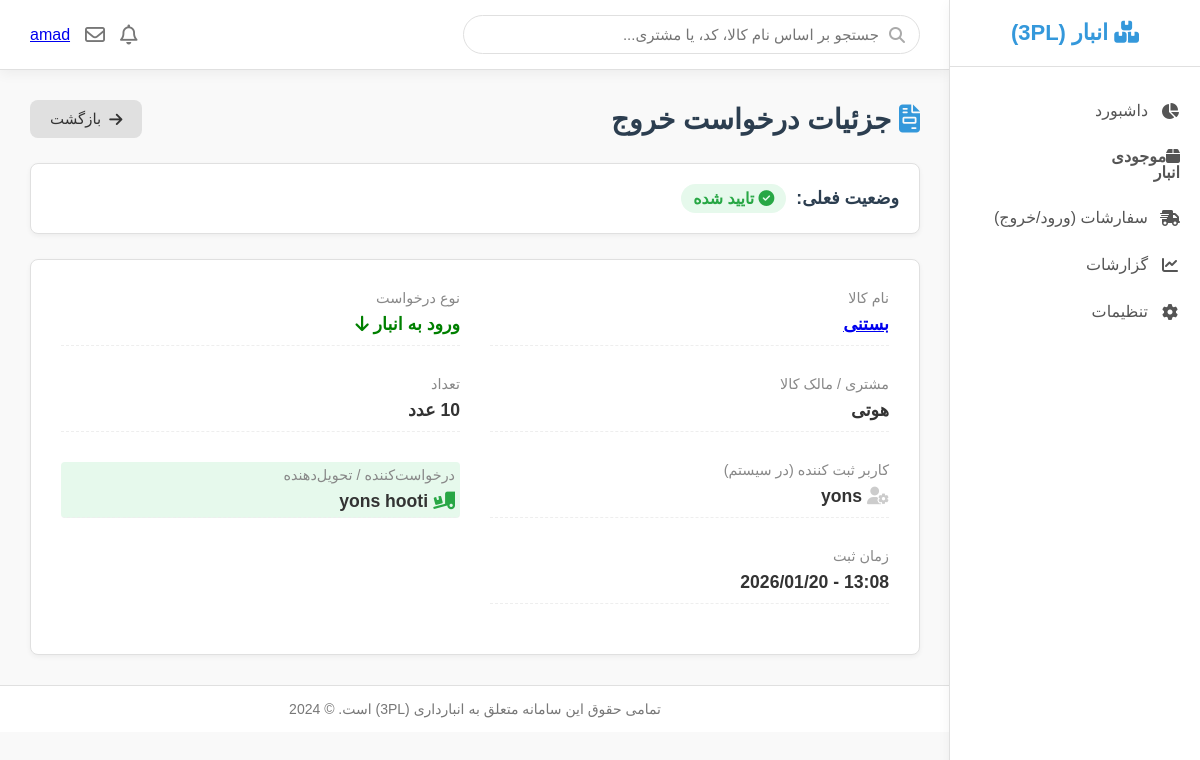
The app's page /entry_exit/detail_entry_exit/3/ (signed in) with its own data.
### account/models.py (models this page shows, shortened)
class User(AbstractBaseUser, PermissionsMixin):
    username = models.CharField(unique=True, max_length=255)
    first_name = models.CharField(max_length=255, null=True, blank=True)
    last_name = models.CharField(max_length=255, null=True, blank=True)
    phon = models.CharField(max_length=11)
    email = models.EmailField(unique=True)
    address = models.CharField(max_length=120, null=True, blank=True)
    supplier_user = models.ForeignKey(Supplier, on_delete=models.CASCADE,null=True,blank=True,related_name='supplier_user')
    is_active = models.BooleanField(default=True)
    is_staff = models.BooleanField(default=False)
    is_superuser = models.BooleanField(default=False)
    created_at = models.DateTimeField(auto_now_add=True)
    updated_at = models.DateTimeField(auto_now=True)
    objects = UserManager()
    USERNAME_FIELD = 'username'
    REQUIRED_FIELDS = [ 'phon', 'email']
    class Meta:
        ordering = ['-created_at']
        indexes = [
            models.Index(fields=['-created_at']),
        ]

### entry_exit/models.py (models this page shows, shortened)
class EntryExit(models.Model):
    good = models.ForeignKey(Goods, on_delete=models.CASCADE, related_name='entry_exit_good', verbose_name='کالا')
    supplier_good = models.ForeignKey(Supplier, on_delete=models.CASCADE, related_name='entry_exit_supplier',
                                      verbose_name='تامین کننده')
    good_supplier = models.ForeignKey(GoodSupplier, on_delete=models.CASCADE, related_name='entry_exit_good_supplier',
                                      verbose_name='کالاهای مشتری',null=True,blank=True)
    applicant_person = models.CharField(verbose_name='شخص درخواست دهنده')
    type_of_operation = models.CharField(verbose_name='نوع')
    number = models.PositiveIntegerField(default=1, verbose_name='تعداد')
    registering_user = models.ForeignKey(User, on_delete=models.CASCADE, related_name='entry_exit_user',
                                         verbose_name='کاربر ثبت کننده')
    is_active = models.BooleanField(default=False, verbose_name='تایید ورود به انبار')
    created_at = models.DateTimeField(auto_now_add=True, verbose_name='زمان ثبت')
    class Mate:
        ordering = ('-created_at',)
        indexes = [models.Index(fields=['-created_at'])]
        verbose_name = 'ورود و خروج'
        verbose_name_plural = 'ورود و خروج ها'

### goods/models.py (models this page shows, shortened)
class Goods(models.Model):
    category = models.ForeignKey(Category, on_delete=models.CASCADE, related_name='goods_category',
                                 verbose_name='دسته بندی')
    name = models.CharField(max_length=100, verbose_name='اسم')
    minimum_stock = models.PositiveIntegerField(default=10, verbose_name="حداقل موجودی برای هشدار")
    slug = models.SlugField(max_length=100, unique=True)
    amount = models.PositiveIntegerField(default=0, verbose_name='تعداد')
    good_code = models.CharField(max_length=10, blank=True, null=True, unique=True, verbose_name='کد کالا (نوشته نشود)')
    created_at = models.DateTimeField(auto_now_add=True)
    updated_at = models.DateTimeField(auto_now=True)
    class Meta:
        ordering = ['name']
        verbose_name = 'کالا'
        verbose_name_plural = 'کالاها'

### supplier/models.py (models this page shows, shortened)
class Supplier(models.Model):
    company_name = models.CharField(max_length=100, verbose_name='اسم برند یا شرکت')
    contact_person = models.CharField(max_length=100, verbose_name='اسم شخص مسيول یا نماینده')
    phone_number = models.CharField(max_length=11, verbose_name='شماره تلفن')
    email = models.EmailField()
    address = models.CharField(max_length=100, verbose_name='ادرس')
    website = models.URLField(blank=True, null=True, verbose_name='آدرس وبسایت(اختیاری)')
    national_id = models.CharField(max_length=100, verbose_name='شناسه ملی یا کد اقتصادی (برای ثبت رسمی)')
    created_at = models.DateTimeField(auto_now_add=True, verbose_name='زمان ثبت در سیستم')
    is_active = models.BooleanField(default=False, verbose_name='وضعیت فعال یا غیر فعال بود تامین کننده')
    class Meta:
        ordering = ('-created_at',)
        verbose_name = 'تامین کننده'
        verbose_name_plural = 'تامین کننده ها'

### entry_exit/views.py (the view)
# urls.py: path('detail_entry_exit/<int:entry_id>/',views.detail_entry_exit,name='detail_entry_exit'),
@login_required
def detail_entry_exit(request, entry_id):
    entry_exit = get_object_or_404(EntryExit, id=entry_id)
    return render(request, 'entry_exit/detail_entry_exit.html', {'entry_exit': entry_exit})

### entry_exit/template/entry_exit/detail_entry_exit.html (shortened to what this page needs)
{% extends 'parent/base.html' %}
{% load static %}
{% block content %}
<div class="detail-page-container">
    <div class="page-header">
        <h1>
            <i class="fa-solid fa-file-invoice" style="color: var(--primary-color);"></i>
            جزئیات درخواست {% if tx.type_of_operation == 'entry' %}ورود{% else %}خروج{% endif %}
        </h1>
        <div class="header-actions">
            <a href="{% url 'entry_exit:list_entry_exit' %}" class="app-btn"
               style="background-color: #e0e0e0; color: #333;">
                <i class="fa-solid fa-arrow-right"></i> بازگشت
            </a>
        </div>
    </div>
    <div class="status-card">
        <div class="status-text">
            <span>وضعیت فعلی:</span>
            {% if entry_exit.is_active %}
            <span style="color: #28a745; background: #e6f9ec; padding: 5px 12px; border-radius: 20px; font-size: 0.9em;">
                    <i class="fa-solid fa-check-circle"></i> تایید شده
                </span>
            {% else %}
            <span style="color: #dc3545; background: #fde8e8; padding: 5px 12px; border-radius: 20px; font-size: 0.9em;">
                    <i class="fa-solid fa-clock"></i> در انتظار تایید
                </span>
            {% endif %}
        </div>
    </div>
    <div class="details-box">
        <div class="info-grid">
            <div class="info-row">
                <span class="info-label">نام کالا</span>
                <span class="info-value">
                    <a href="{% url 'goods:detail_good' entry_exit.good.id %}">{{ entry_exit.good.name }}</a>
                </span>
            </div>
            <div class="info-row">
                <span class="info-label">نوع درخواست</span>
                <span class="info-value">
                    {% if entry_exit.type_of_operation == 'entry' %}
                        <span style="color: green;">ورود به انبار <i class="fa-solid fa-arrow-down"></i></span>
                    {% else %}
                        <span style="color: red;">خروج از انبار <i class="fa-solid fa-arrow-up"></i></span>
                    {% endif %}
                </span>
            </div>
            <div class="info-row">
                <span class="info-label">مشتری / مالک کالا</span>
                <span class="info-value">{{ entry_exit.supplier_good.company_name }}</span>
            </div>
            <div class="info-row">
                <span class="info-label">تعداد</span>
                <span class="info-value">{{ entry_exit.number }} عدد</span>
            </div>
            <div class="info-row">
                <span class="info-label">کاربر ثبت کننده (در سیستم)</span>
                <span class="info-value">
                    <i class="fa-solid fa-user-gear" style="color: #ccc;"></i>
                    {{ entry_exit.registering_user.username }}
                </span>
            </div>
            {% if entry_exit.type_of_operation == 'exit' %}
            <div class="info-row" style="background-color: #fff9e6; border-radius: 4px; padding: 5px;">
                <span class="info-label">درخواست‌کننده / تحویل‌گیرنده</span>
                <span class="info-value">
                    <i class="fa-solid fa-person-walking-arrow-right" style="color: #f39c12;"></i>
                    {{ entry_exit.applicant_person|default:"نامشخص" }}
                </span>
            </div>
            {% else %}
            <div class="info-row" style="background-color: #e6f9ec; border-radius: 4px; padding: 5px;">
    <span class="info-label">درخواست‌کننده / تحویل‌دهنده</span>
    <span class="info-value">
        <i class="fa-solid fa-truck-ramp-box" style="color: #28a745;"></i>
        {{ entry_exit.applicant_person|default:"نامشخص" }}
    </span>
</div>
            {% endif %}
            <div class="info-row">
                <span class="info-label">زمان ثبت</span>
                <span class="info-value" style="direction: ltr; text-align: right;">
                    {{ entry_exit.created_at|date:"Y/m/d - H:i" }}
                </span>
            </div>
        </div>
    </div>
</div>
{% endblock %}

### goods/template/parent/base.html (shortened to what this page needs)
{% load static %}
<!DOCTYPE html>
<html lang="fa" dir="rtl">
<head>
    <link href="https://cdn.fontcdn.ir/Font/Persian/Vazir/Vazir.css" rel="stylesheet" type="text/css">
    <link rel="stylesheet" href="https://cdnjs.cloudflare.com/ajax/libs/font-awesome/6.5.1/css/all.min.css">
    {% load static %}
    <link rel="stylesheet" href="{% static 'css/base.css' %}">
</head>
<body>
    <aside class="app-sidebar">
        <div class="sidebar-header">
            <h2><i class="fa-solid fa-boxes-stacked"></i> انبار (3PL)</h2>
        </div>
        <nav class="sidebar-nav">
            <ul>
                <li><a href="{% url 'goods:dashboard_view' %}"><i class="fa-solid fa-chart-pie"></i> داشبورد</a></li>
                {% if user.supplier_user %}
                <li><a href="{% url 'goods:list_goods' %}" class="{% if request.resolver_match.url_name == 'list_goods' %}active{% endif %}"><i class="fa-solid fa-box">موجودی انبار</i> </a></li>
                {% endif %}
                <li><a href="{% url 'entry_exit:list_entry_exit' %}"><i class="fa-solid fa-truck-fast"></i> سفارشات (ورود/خروج)</a></li>
                <li><a href="#"><i class="fa-solid fa-chart-line"></i> گزارشات</a></li>
                <li><a href="#"><i class="fa-solid fa-gear"></i> تنظیمات</a></li>
            </ul>
        </nav>
    </aside>
    <div class="app-main-content">
        <header class="app-main-header">
            <div class="header-search-box">
                <i class="fa-solid fa-search"></i>
                <form method="get" action="{% url 'goods:search_goods' %}">
                    <input type="text" name="query" placeholder="جستجو بر اساس نام کالا، کد، یا مشتری...">
                </form>
            </div>
            <div class="header-user-profile">
                <i class="fa-regular fa-bell"></i>
                <i class="fa-regular fa-envelope"></i>
                <a href="{% url 'account:profile' %}" >{{user.username}}</a>
            </div>
        </header>
        <main class="page-content">
            {% block content %}{% endblock %}
        </main>
        <footer class="app-footer">
            تمامی حقوق این سامانه متعلق به انبارداری (3PL) است. &copy; 2024
        </footer>
    </div>
</body>
</html>

### goods/static/css/base.css (style rules this page uses)
:root { --primary-color: #3498db; --secondary-color: #2ecc71; --danger-color: #e74c3c; --warning-color: #f39c12; --light-color: #ecf0f1; --dark-color: #2c3e50; --bg-color: #f9f9f9; --sidebar-bg: #ffffff; --header-bg: #ffffff; --table-header-bg: #f1f3f5; --border-color: #e0e0e0; --shadow: 0 4px 12px rgba(0, 0, 0, 0.05); }
body { font-family: 'Vazir', sans-serif; margin: 0; padding: 0; display: flex; background-color: var(--bg-color); color: var(--dark-color); }
.app-sidebar { width: 250px; background-color: var(--sidebar-bg); border-left: 1px solid var(--border-color); height: 100vh; position: fixed; top: 0; right: 0; padding: 20px 0; box-shadow: var(--shadow); z-index: 100; }
.sidebar-header { text-align: center; padding-bottom: 20px; border-bottom: 1px solid var(--border-color); margin-bottom: 20px; }
.sidebar-header h2 { margin: 0; color: var(--primary-color); font-size: 22px; }
.sidebar-nav ul { list-style: none; padding: 0; margin: 0; }
.sidebar-nav a { display: flex; align-items: center; gap: 12px; padding: 14px 20px; text-decoration: none; color: #555; font-size: 16px; transition: all 0.3s ease; }
.sidebar-nav a i { width: 20px; text-align: center; }
.app-main-content { margin-right: 250px; width: calc(100% - 250px); display: flex; flex-direction: column; }
.app-main-header { background-color: var(--header-bg); border-bottom: 1px solid var(--border-color); padding: 15px 30px; display: flex; justify-content: space-between; align-items: center; box-shadow: var(--shadow); position: sticky; top: 0; z-index: 99; }
.header-search-box { position: relative; width: 400px; }
.header-search-box input { width: 100%; padding: 10px 40px 10px 15px; border: 1px solid var(--border-color); border-radius: 20px; font-family: 'Vazir', sans-serif; font-size: 15px; transition: all 0.3s ease; }
.header-search-box i { position: absolute; right: 15px; top: 50%; transform: translateY(-50%); color: #aaa; }
.header-user-profile { display: flex; align-items: center; gap: 15px; }
.header-user-profile i { font-size: 20px; color: #777; cursor: pointer; }
.page-content { padding: 30px; flex-grow: 1; }
.page-header { display: flex; justify-content: space-between; align-items: center; margin-bottom: 20px; }
.page-header h1 { margin: 0; font-size: 28px; }
.app-btn { padding: 10px 20px; border: none; border-radius: 8px; font-family: 'Vazir', sans-serif; font-size: 15px; cursor: pointer; transition: all 0.3s ease; text-decoration: none; display: inline-flex; align-items: center; gap: 8px; }
.app-footer { padding: 15px 30px; border-top: 1px solid var(--border-color); text-align: center; font-size: 14px; color: #777; background-color: white; }
.page-header { display: flex; justify-content: space-between; align-items: center; margin-bottom: 25px; }
.header-actions { display: flex; gap: 10px; }

### entry_exit/template/entry_exit/detail_entry_exit.html (style rules this page uses)
.detail-page-container { max-width: 1000px; margin: 0 auto; }
.status-card { background-color: #fff; border: 1px solid #e0e0e0; border-radius: 8px; padding: 20px; margin-bottom: 25px; display: flex; justify-content: space-between; align-items: center; flex-wrap: wrap; gap: 15px; box-shadow: 0 2px 5px rgba(0,0,0,0.05); }
.status-text { font-size: 1.1rem; font-weight: bold; display: flex; align-items: center; gap: 10px; }
.details-box { background-color: #fff; border: 1px solid #e0e0e0; border-radius: 8px; padding: 30px; box-shadow: 0 2px 5px rgba(0,0,0,0.05); }
.info-grid { display: grid; grid-template-columns: repeat(auto-fit, minmax(300px, 1fr)); gap: 30px; margin-bottom: 20px; }
.info-row { display: flex; flex-direction: column; gap: 8px; border-bottom: 1px dashed #eee; padding-bottom: 10px; }
.info-label { color: #888; font-size: 0.9rem; }
.info-value { font-size: 1.1rem; font-weight: 600; color: #333; }

### records on screen
User: username "amad"
EntryExit: good.name "بستنی", supplier_good.company_name "هوتی", registering_user.username "yons", applicant_person "yons hooti", created_at "2026/01/20 - 13:08"
